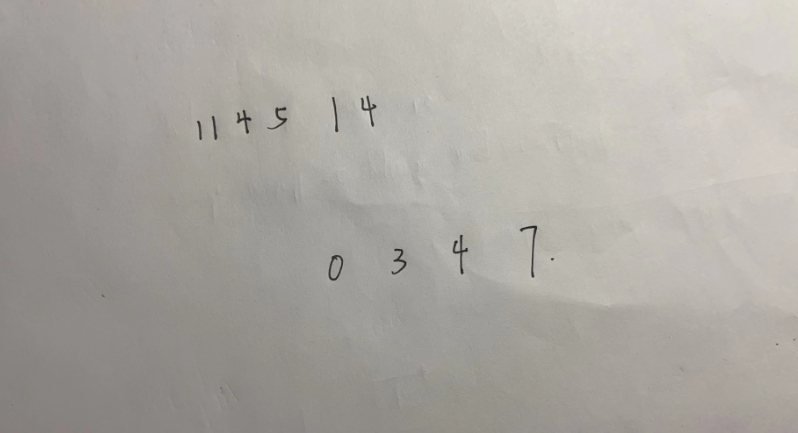
%> input picture CV课设/matlab/Test/test4/test.png, 798 x 433 px
$ octave test_img.m   (GNU Octave 9; MATLAB toolbox functions it lacks are replaced by stand-ins)
%> lines starting %> are read from the running program, lines starting %| are printed output that depends on the picture; in (x1, y1, x2, y2) boxes, pixels count from 0 and x2, y2 are one past the last pixel; in counts of white or black regions, pixels touching at a corner belong together; the program's own positions count from 1
% 读取图像
image = imread('C:\code\pythonProject\pythonProject\CV课设\matlab\Test\test4\test.png'); % 替换成你的图像路径
%> image is the input picture: size 433x798x3 uint8; mean R, G, B 171.2, 167.7, 161.7

% 转为灰度图像
gray_image = rgb2gray(image);

% 二值化图像
binary_image = imbinarize(gray_image);
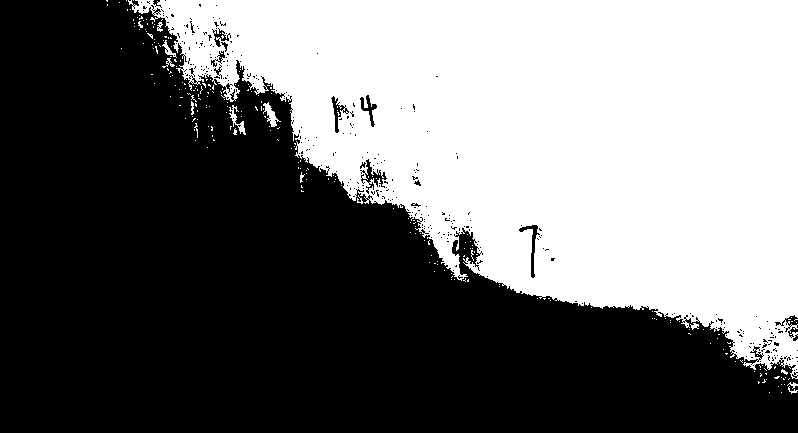
%> binary_image: size 433x798 logical; 43.3% white; 252 white regions (238 under 20 px)

% 连通区域分析，获取数字的边界框
stats = regionprops(binary_image, 'BoundingBox');
%> stats = 252 regions; largest, box (x1, y1, x2, y2): (128, 0, 798, 379), (229, 105, 246, 135), (263, 102, 281, 127), (162, 40, 177, 58), (162, 58, 175, 68)

% 初始化存储数字图像的单元数组
digit_images = cell(length(stats), 1);
%> digit_images = 252 items

% 循环处理每个数字的边界框
for i = 1:length(stats)
    % 获取当前数字的边界框
    bbox = stats(i).BoundingBox;

    % 裁剪数字图像
    digit = imcrop(gray_image, bbox);

    % 调整图像大小为 20x20 像素
    resized_digit = imresize(digit, [20, 20]);

    % 将图像转为列向量，并归一化到 [0, 1]
    flattened_digit = double(reshape(resized_digit, [], 1)) / 255.0;

    % 存储处理后的数字图像
    digit_images{i} = flattened_digit;
end
%> this loop made 252 passes
%> (bbox, digit) on passes 1 to 3: ([106.5 0.5 2 2], [171 171 170; 170 172 169; 169 170 170]), ([107.5 4.5 1 2], [172 170; 172 169; 170 170]), ([119.5 2.5 1 1], [171 170; 169 169])

% 将数字图像存储为一个大矩阵（每一列是一个数字）
digits_matrix = cell2mat(digit_images);

% 显示结果
figure;
imshow(image); title('Original Image');

figure;
for i = 1:length(stats)
    subplot(1, length(stats), i);
%> (the run ends here)
